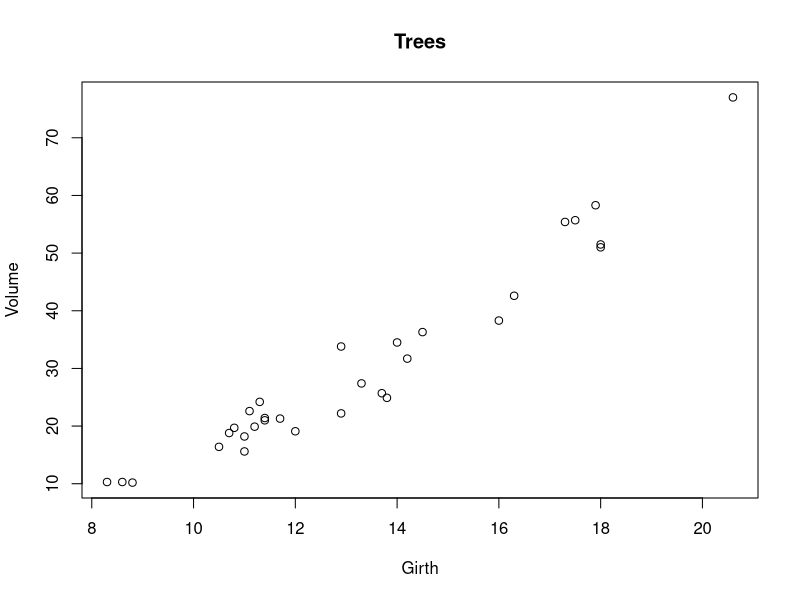
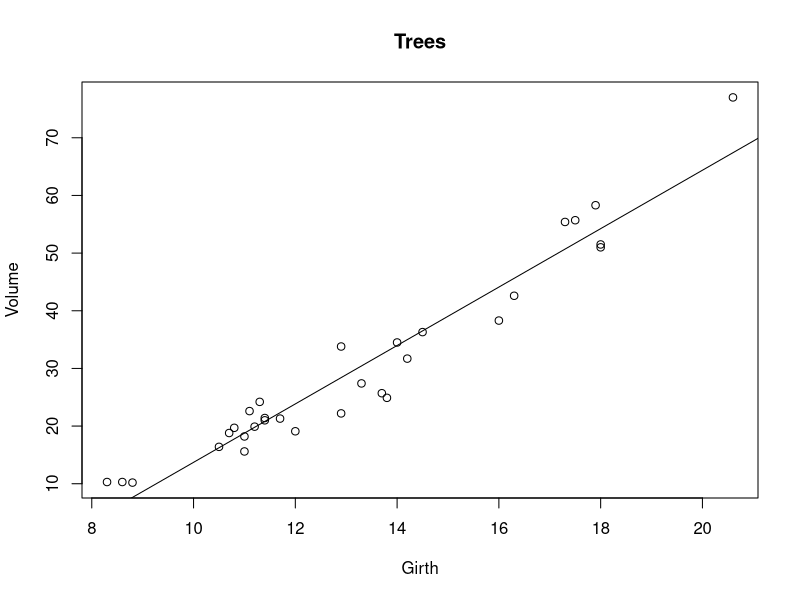
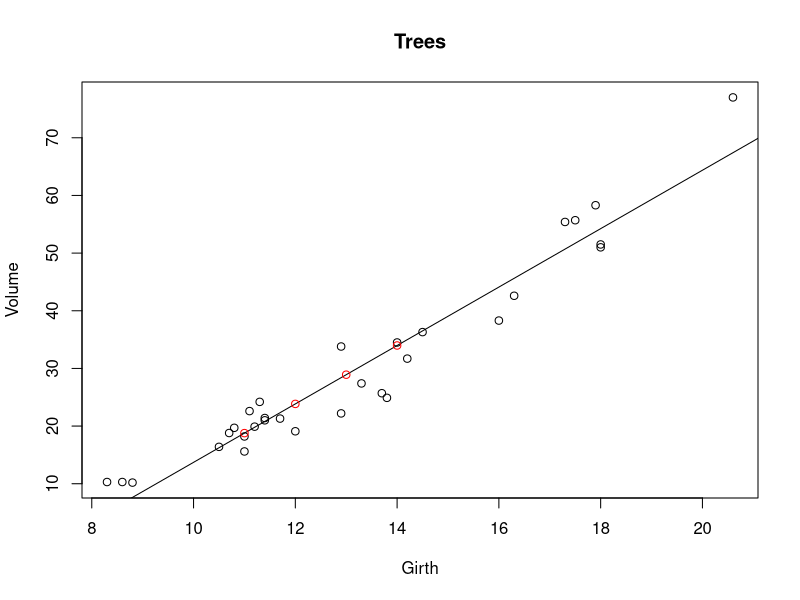
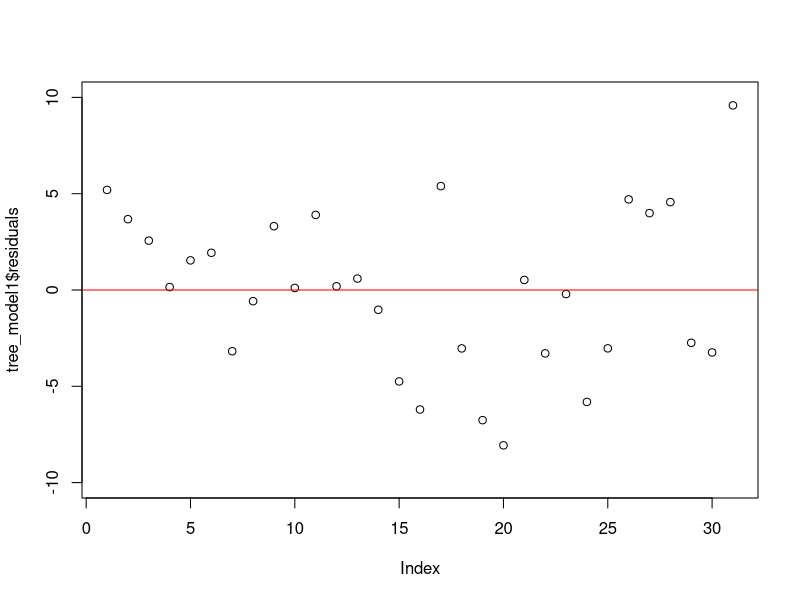
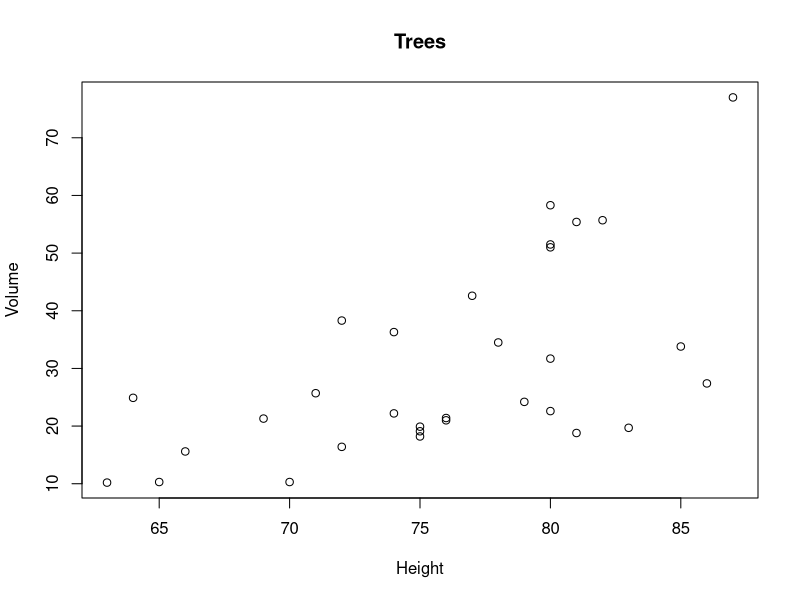
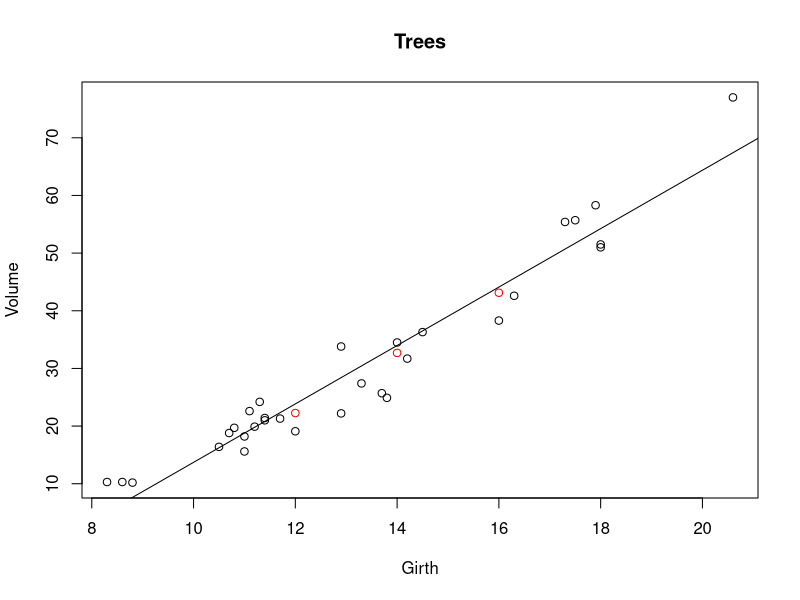
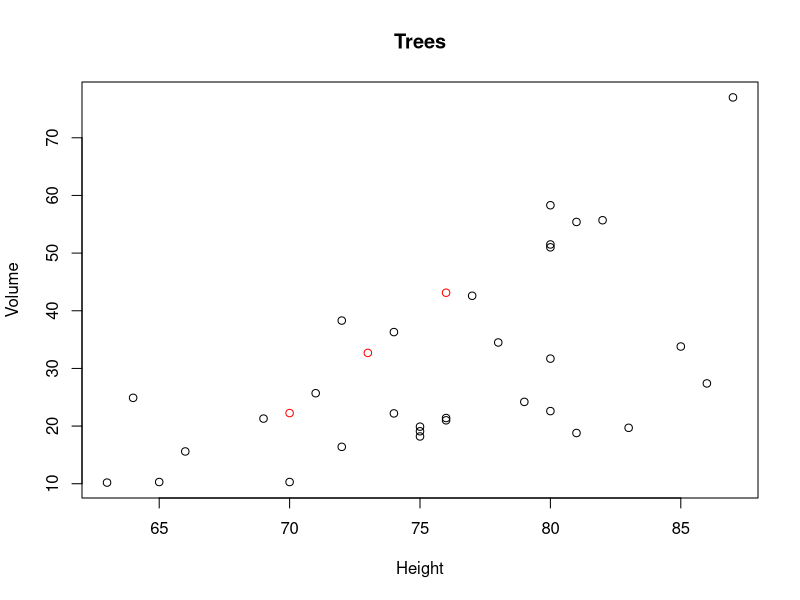
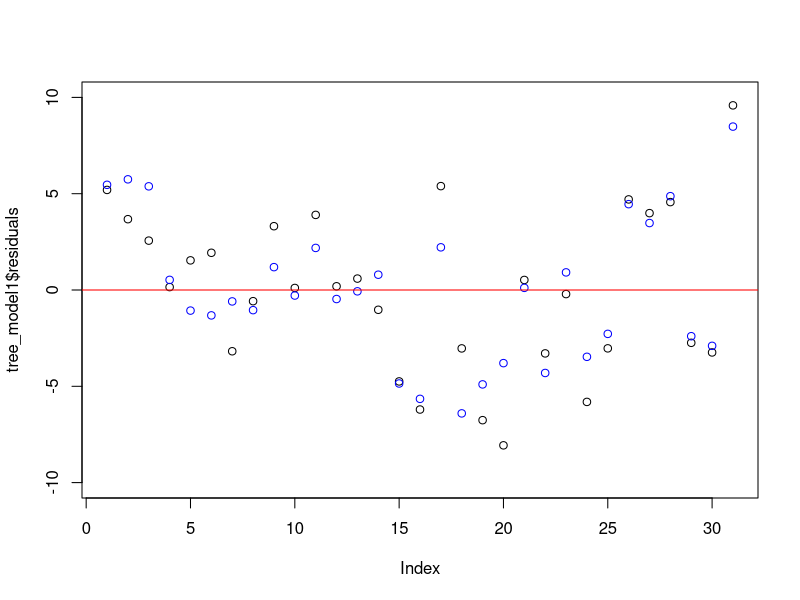

Recreate these plots in R, in order.
## ---- chunk 1
plot(trees$Girth, trees$Volume, xlab = "Girth", ylab = "Volume", main = "Trees")
## ---- chunk 2
tree_model1 <- lm(Volume ~ Girth, data = trees)
tree_model1
## ---- chunk 3
plot(trees$Girth, trees$Volume, xlab = "Girth", ylab = "Volume", main = "Trees")
abline(tree_model1)
## ---- chunk 4
predictions1 <- predict(tree_model1, data.frame(Girth = 11:14))
predictions1

plot(trees$Girth, trees$Volume, xlab = "Girth", ylab = "Volume", main = "Trees")
abline(tree_model1)
points(11:14, predictions1, col = "red")
## ---- chunk 5
plot(tree_model1$residuals, ylim = c(-10, 10))
abline(h = 0, col = "red")
## ---- chunk 6
plot(trees$Height, trees$Volume, xlab = "Height", ylab = "Volume", main = "Trees")
## ---- chunk 7
tree_model2 <- lm(Volume ~ Girth + Height, data = trees)
tree_model2
## ---- chunk 8
predictions2 <- predict(tree_model2, data.frame(Girth = c(12, 14, 16), 
                                                Height = c(70, 73, 76)))
predictions2
## ---- chunk 9
plot(trees$Girth, trees$Volume, xlab = "Girth", ylab = "Volume", main = "Trees")
points(c(12, 14, 16), predictions2, col = "red")
abline(tree_model1)

plot(trees$Height, trees$Volume, xlab = "Height", ylab = "Volume", main = "Trees")
points(c(70, 73, 76), predictions2, col = "red")
## ---- chunk 10
plot(tree_model1$residuals, ylim = c(-10, 10))
points(tree_model2$residuals, ylim = c(-10, 10), col = "blue")
abline(h = 0, col = "red")
